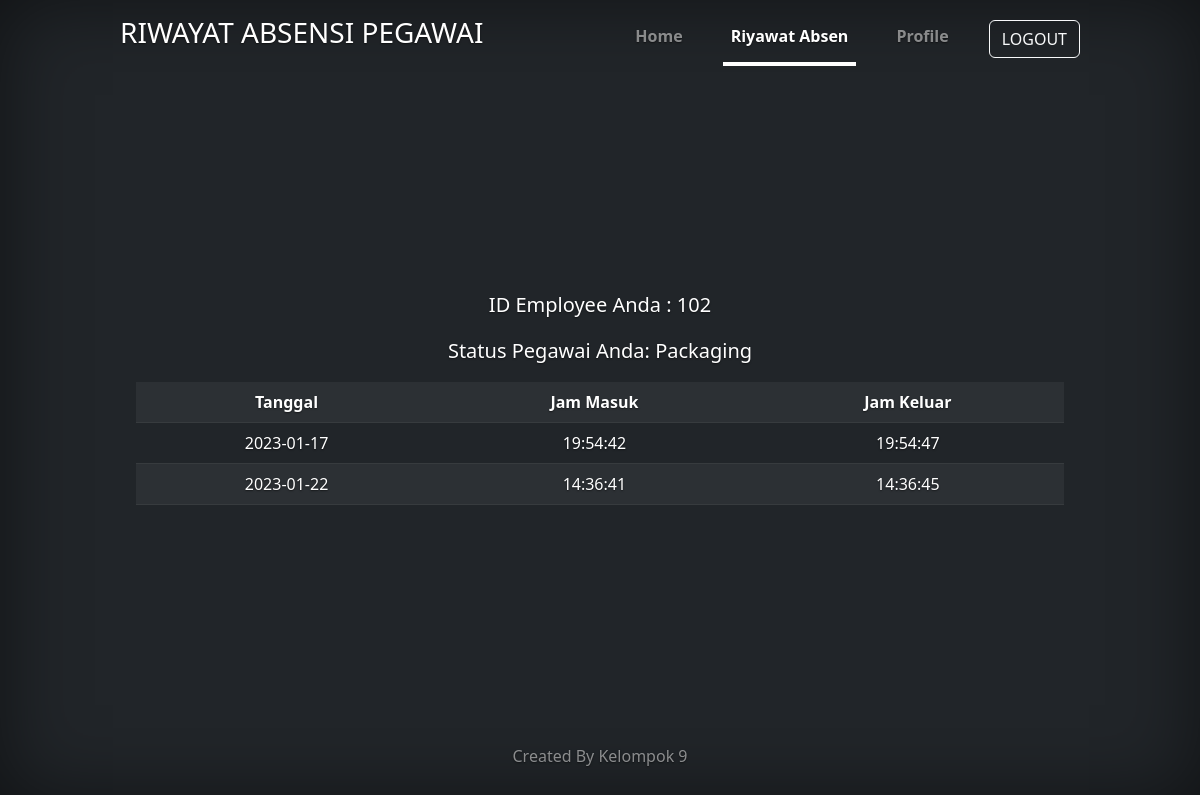
/dashboard/rekap_absen.php (signed in), run on the app's committed database.
### tables this page shows
CREATE TABLE `attendances` (
  `id` int(11) NOT NULL,
  `employee_id` int(8) NOT NULL,
  `tgl` varchar(255) DEFAULT NULL,
  `clock_in` varchar(255) DEFAULT NULL,
  `clock_out` varchar(255) DEFAULT NULL
);

### dashboard/rekap.php (the view, shortened to what this page needs)
<table class="table table-striped table-dark table-hover">
    <tr>
        <th>Tanggal</th>
        <th>Jam Masuk</th>
        <th>Jam Keluar</th>
    </tr>
    <?php
    include "../connection.php";
    $tgl = date('Y-m-d');
    $employee_id = $_SESSION['employee_id'];
    $sql = "SELECT * FROM attendances WHERE employee_id = $employee_id";
    $result = $db->query($sql);
    while ($row = $result->fetch_assoc()) {
        echo "<tr>";
        echo "<td>" . $row['tgl'] . "</td>";
        echo "<td>" . $row['clock_in'] . "</td>";
        if (empty($row['clock_out']) && !empty($row['clock_in']) && $tgl == $row['tgl']) {
            echo "<td>
        <form action='' method='POST' onsubmit='return alert(`Terima kasih sudah bekerja hari ini`)'>
        </form>
        </td>";
        } else {
            echo "<td>" . $row['clock_out'] . "</td>";
        }
        echo "</tr>";
    }
    ?>
</table>

### dashboard/profile.css (style rules this page uses)
body { text-shadow: 0 .05rem .1rem rgba(0, 0, 0, .5); box-shadow: inset 0 0 5rem rgba(0, 0, 0, .5); }

### data on the page
attendances: tgl "2023-01-17", clock_in "19:54:42", clock_out "19:54:47"
attendances: tgl "2023-01-22", clock_in "14:36:41", clock_out "14:36:45"

### other printed values
$_SESSION['employee_id'] "102"
$_SESSION['role'] "Packaging"
